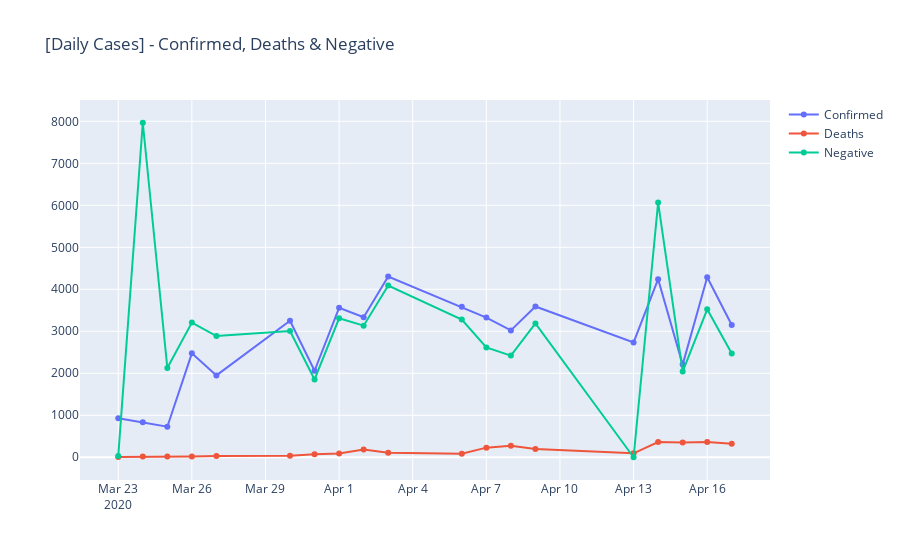

The code cell stored with this chart in its notebook:
### Code cell
fig = go.Figure()
fig.add_trace(go.Scatter(x=comb_df['date'], y=comb_df['dailypositvecases'], 
                         mode='lines+markers', name='Confirmed'))
fig.add_trace(go.Scatter(x=comb_df['date'], y=comb_df['dailydeath'], 
                         mode='lines+markers', name='Deaths'))
fig.add_trace(go.Scatter(x=comb_df['date'], y=comb_df['dailynegativecases'], 
                         mode='lines+markers', name='Negative'))

fig.update_layout(
        xaxis_title="",
        yaxis_title="",
        title = '[Daily Cases] - Confirmed, Deaths & Negative'
        #yaxis_type="log"
    )
fig.show()

### Figure 1 — Plotly figure (JSON) as saved in the notebook; plotly's stock layout.template omitted (floating-point values rounded to 4 significant figures)
{"data": [{"mode": "lines+markers", "name": "Confirmed", "type": "scatter", "x": ["2020-03-23", "2020-03-24", "2020-03-25", "2020-03-26", "2020-03-27", "2020-03-30", "2020-03-31", "2020-04-01", "2020-04-02", "2020-04-03", "2020-04-06", "2020-04-07", "2020-04-08", "2020-04-09", "2020-04-13", "2020-04-14", "2020-04-15", "2020-04-16", "2020-04-17"], "y": [930, 831, 727, 2474, 1949, 3250, 2060, 3559, 3335, 4305, 3585, 3326, 3021, 3590, 2734, 4240, 2206, 4287, 3150]}, {"mode": "lines+markers", "name": "Deaths", "type": "scatter", "x": ["2020-03-23", "2020-03-24", "2020-03-25", "2020-03-26", "2020-03-27", "2020-03-30", "2020-03-31", "2020-04-01", "2020-04-02", "2020-04-03", "2020-04-06", "2020-04-07", "2020-04-08", "2020-04-09", "2020-04-13", "2020-04-14", "2020-04-15", "2020-04-16", "2020-04-17"], "y": [7, 17, 18, 19, 27, 37, 69, 88, 182, 109, 86, 229, 272, 196, 93, 362, 351, 362, 322]}, {"mode": "lines+markers", "name": "Negative", "type": "scatter", "x": ["2020-03-23", "2020-03-24", "2020-03-25", "2020-03-26", "2020-03-27", "2020-03-30", "2020-03-31", "2020-04-01", "2020-04-02", "2020-04-03", "2020-04-06", "2020-04-07", "2020-04-08", "2020-04-09", "2020-04-13", "2020-04-14", "2020-04-15", "2020-04-16", "2020-04-17"], "y": [32, 7966, 2127, 3209, 2886, 3008, 1853, 3310, 3133, 4088, 3281, 2616, 2421, 3186, 0, 6065, 2041, 3522, 2469]}], "layout": {"title": {"text": "[Daily Cases] - Confirmed, Deaths & Negative"}, "xaxis": {"title": {"text": ""}}, "yaxis": {"title": {"text": ""}}}}
